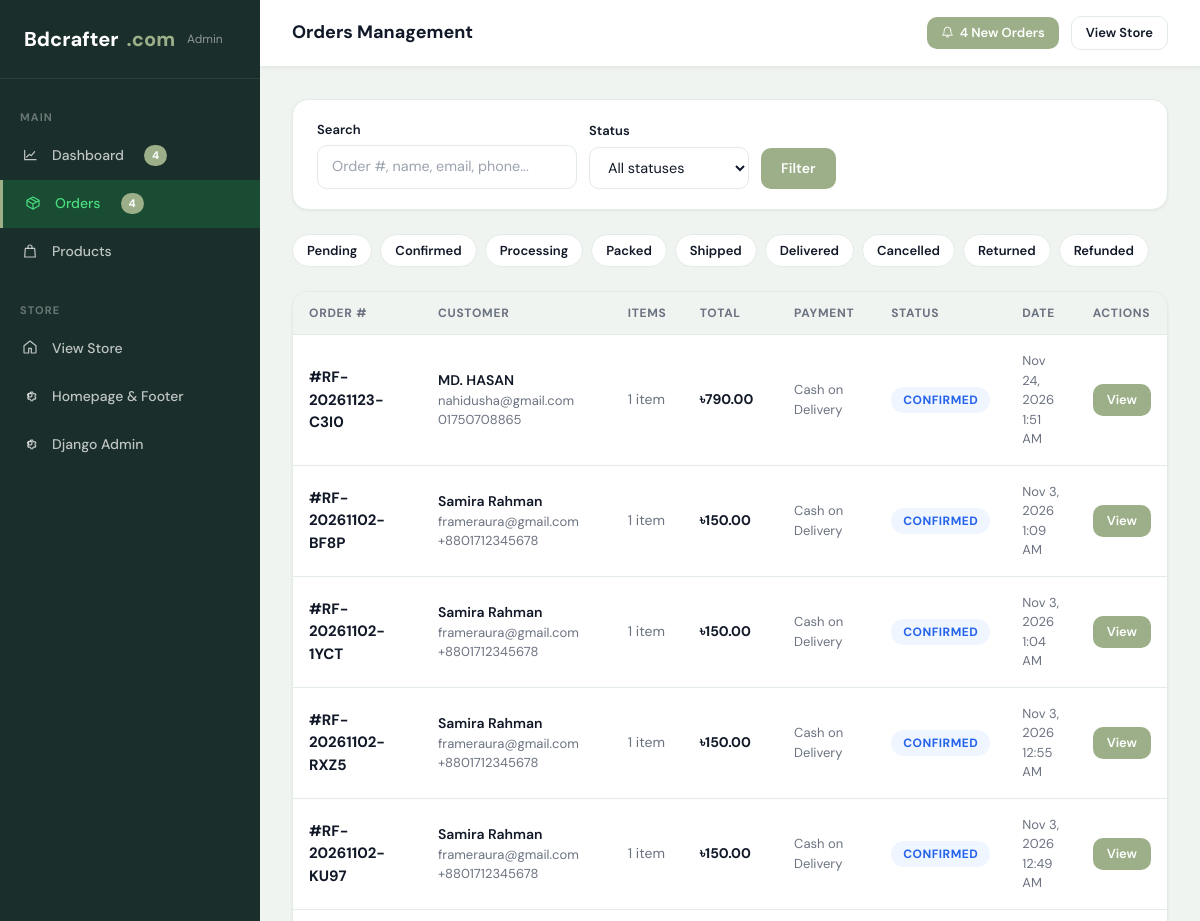
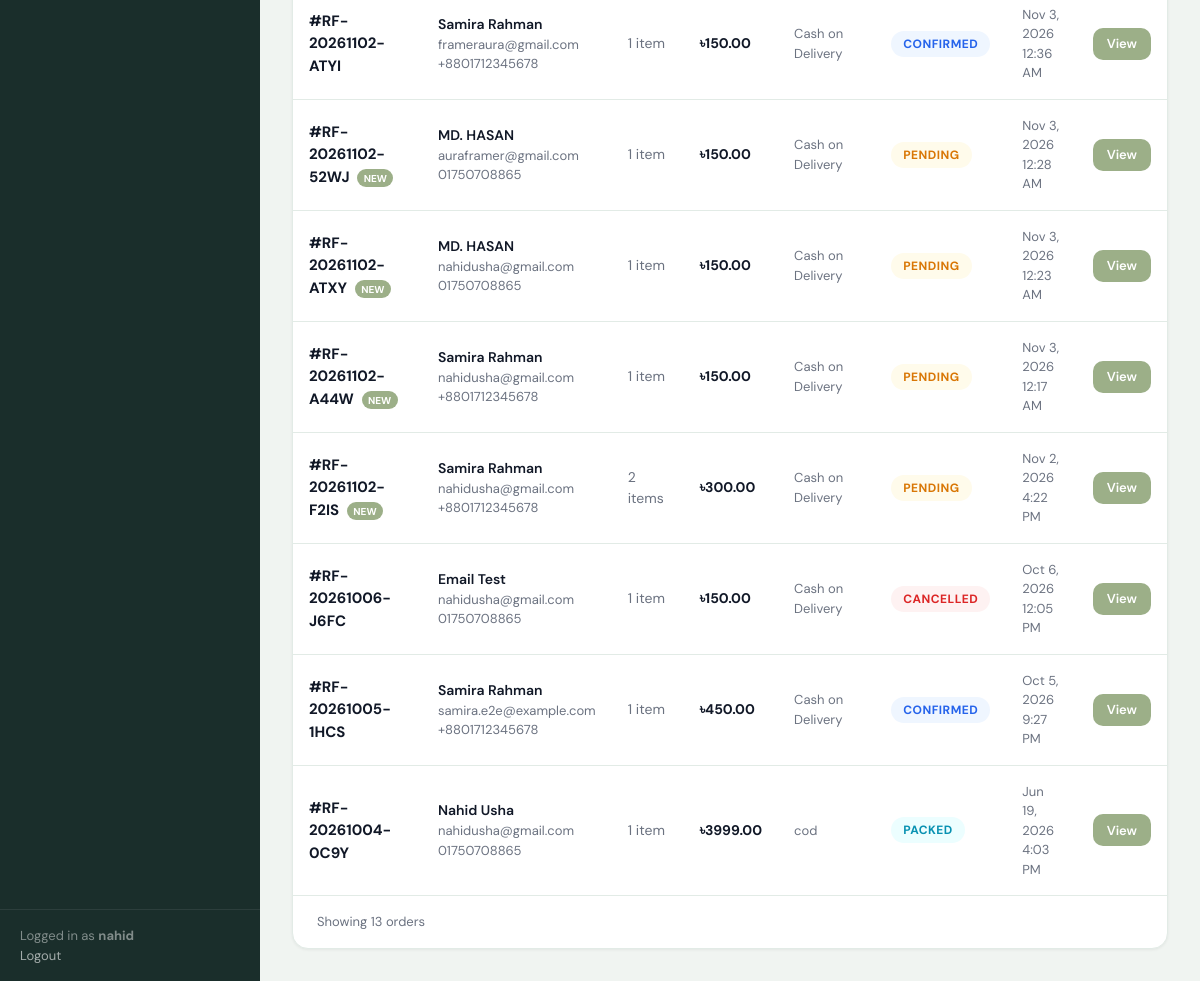
The app's page /store-admin/orders/ (signed in) with its own data (2 pictures, top to bottom).
### shop/models.py (models this page shows, shortened)
class Order(models.Model):
    CURRENCY_CHOICES = Product.CURRENCY_CHOICES
    STATUS_CHOICES = [
        ('pending', 'Pending'),
        ('confirmed', 'Confirmed'),
        ('processing', 'Processing'),
        ('packed', 'Packed'),
        ('shipped', 'Shipped'),
        ('delivered', 'Delivered'),
        ('cancelled', 'Cancelled'),
        ('returned', 'Returned'),
        ('refunded', 'Refunded'),
    ]
    user = models.ForeignKey(User, related_name='orders', on_delete=models.SET_NULL, null=True, blank=True)
    order_number = models.CharField(max_length=30, unique=True, blank=True)
    session_key = models.CharField(max_length=40, blank=True)
    first_name = models.CharField(max_length=120)
    last_name = models.CharField(max_length=120)
    email = models.EmailField()
    phone = models.CharField(max_length=40)
    shipping_address = models.CharField(max_length=255)
    shipping_city = models.CharField(max_length=100)
    shipping_state = models.CharField(max_length=100, blank=True)
    shipping_postal_code = models.CharField(max_length=40, blank=True)
    shipping_country = models.CharField(max_length=100, default='Bangladesh')
    billing_address = models.CharField(max_length=255, blank=True)
    billing_city = models.CharField(max_length=100, blank=True)
    billing_state = models.CharField(max_length=100, blank=True)
    billing_postal_code = models.CharField(max_length=40, blank=True)
    billing_country = models.CharField(max_length=100, blank=True)
    note = models.TextField(blank=True)
    coupon = models.ForeignKey(Coupon, null=True, blank=True, on_delete=models.SET_NULL)
    discount = models.DecimalField(max_digits=10, decimal_places=2, default=0)
    shipping_cost = models.DecimalField(max_digits=10, decimal_places=2, default=0)
    total = models.DecimalField(max_digits=12, decimal_places=2)
    currency = models.CharField(max_length=3, choices=CURRENCY_CHOICES, default='BDT')
    requires_quote = models.BooleanField(default=False)
    payment_method = models.CharField(max_length=50, default='Cash on Delivery')
    payment_status = models.CharField(max_length=60, default='Pending')
    status = models.CharField(max_length=30, choices=STATUS_CHOICES, default='pending')
    is_new = models.BooleanField(default=True)  # For admin "new order" indicator
    created_at = models.DateTimeField(auto_now_add=True)
    updated_at = models.DateTimeField(auto_now=True)
    class Meta:
        ordering = ['-created_at']
    @property
    def quote_only(self):
        return self.requires_quote and self.total == 0

### shop/admin_views.py (the view, shortened to what this page needs)
# urls.py: path('orders/', admin_views.admin_orders, name='orders'),
@staff_member_required(login_url='/accounts/login/')
def admin_orders(request):
    orders = Order.objects.select_related('user').order_by('-created_at')
    status_filter = request.GET.get('status', '').strip()
    search = request.GET.get('q', '').strip()
    if status_filter:
        orders = orders.filter(status=status_filter)
    new_count = Order.objects.filter(is_new=True).count()
    return render(request, 'admin_panel/orders.html', {
        'orders': orders,
        'status_filter': status_filter,
        'search': search,
        'new_count': new_count,
        'page': 'orders',
        'STATUS_CHOICES': Order.STATUS_CHOICES,
    })

### shop/context_processors.py (called while the page is built, shortened)
def get_store_categories():
    categories = {
        category.slug: category
        for category in Category.objects.filter(slug__in=STORE_CATEGORY_SLUGS)
    }
    return [
        categories[slug]
        for slug in STORE_CATEGORY_SLUGS
        if slug in categories
    ]

def cart_and_wishlist(request):
    cart_items = []
    cart_count = 0
    wishlist_count = 0
    wishlist_items = []
    if request.user.is_authenticated:
        session_key = request.session.session_key
        if session_key:
            session_cart = CartItem.objects.filter(session_id=session_key, user__isnull=True)
        cart_items = CartItem.objects.filter(user=request.user)
        cart_count = cart_items.aggregate(total=models.Sum('quantity'))['total'] or 0
        wishlist_items = WishlistItem.objects.filter(user=request.user)
        wishlist_count = wishlist_items.count()
    return {
        'cart_items_global': cart_items,
        'cart_count': cart_count,
        'wishlist_count': wishlist_count,
        'wishlist_items': wishlist_items,
    }

def get_storefront_content():
    content, created = StorefrontContent.objects.get_or_create(pk=1)
    return content

def store_settings(request):
    content = get_storefront_content()
    content = StorefrontContent.objects.prefetch_related(
        'header_links',
        'footer_links',
        'trust_features',
    ).get(pk=content.pk)
    return {
        'STORE_NAME': getattr(settings, 'STORE_NAME', 'Bdcrafter.com'),
        'STORE_PHONE': getattr(settings, 'STORE_PHONE', '+880 1234 567890'),
        'STORE_ADDRESS': getattr(settings, 'STORE_ADDRESS', 'Dhaka, Bangladesh'),
        'STORE_CATEGORIES': get_store_categories(),
        'site_content': content,
        'default_og_image': request.build_absolute_uri(content.hero_background_url),
    }

def _json_ld(data):
    serialized = json.dumps(data, ensure_ascii=False)
    serialized = (
        serialized
        .replace('&', '\\u0026')
        .replace('<', '\\u003c')
        .replace('>', '\\u003e')
        .replace('\u2028', '\\u2028')
        .replace('\u2029', '\\u2029')
    )
    return mark_safe(serialized)

### shop/templatetags/money.py (called while the page is built)
@register.filter
def currency_symbol(currency):
    return '$' if currency == 'USD' else '৳'

### shop/templates/admin_panel/orders.html (shortened to what this page needs)
{% extends 'admin_panel/base.html' %}
{% load money %}
{% block topbar_title %}Orders Management{% endblock %}
{% block content %}
<div class="card order-filters" style="padding:1.25rem 1.5rem;margin-bottom:1.5rem;">
    <form method="get" class="order-filter-form" style="display:flex;flex-wrap:wrap;gap:.75rem;align-items:flex-end;">
        <div>
            <label class="form-label">Search</label>
            <input type="text" name="q" value="{{ search }}" placeholder="Order #, name, email, phone..." class="form-control" style="width:260px;" aria-label="Search orders">
        </div>
        <div>
            <label class="form-label">Status</label>
            <select name="status" class="form-control" style="width:160px;" onchange="this.form.submit()">
                <option value="">All statuses</option>
            </select>
        </div>
        <button type="submit" class="btn btn-primary">Filter</button>
    </form>
</div>
<div style="display:flex;gap:.5rem;flex-wrap:wrap;margin-bottom:1.5rem;">
    {% for val, label in STATUS_CHOICES %}
    <a href="{% url 'admin_panel:orders' %}?status={{ val }}" style="
        padding:.375rem .875rem;border-radius:999px;font-size:.8125rem;font-weight:600;
        text-decoration:none;transition:all .15s;
        background:{% if status_filter == val %}var(--primary){% else %}var(--surface){% endif %};
        color:{% if status_filter == val %}#fff{% else %}var(--text){% endif %};
        border:1px solid {% if status_filter == val %}var(--primary){% else %}var(--border){% endif %};
    ">{{ label }}</a>
    {% endfor %}
</div>
<div class="card" style="overflow:hidden;">
    {% if orders %}
    <div style="overflow-x:auto;">
        <table class="admin-table">
            <thead>
                <tr>
                    <th>Order #</th>
                    <th>Customer</th>
                    <th>Items</th>
                    <th>Total</th>
                    <th>Payment</th>
                    <th>Status</th>
                    <th>Date</th>
                    <th>Actions</th>
                </tr>
            </thead>
            <tbody>
                {% for order in orders %}
                <tr>
                    <td>
                        <strong style="font-size:.9375rem;">#{{ order.order_number }}</strong>
                        {% if order.is_new %}<span class="status-new-indicator">NEW</span>{% endif %}
                    </td>
                    <td>
                        <div style="font-weight:600;">{{ order.first_name }} {{ order.last_name }}</div>
                        <div style="font-size:.8125rem;color:var(--muted);">{{ order.email }}</div>
                        <div style="font-size:.8125rem;color:var(--muted);">{{ order.phone }}</div>
                    </td>
                    <td style="color:var(--muted);">{{ order.items.count }} item{{ order.items.count|pluralize }}</td>
                    <td><strong>{% if order.quote_only %}Quote pending{% else %}{{ order.currency|currency_symbol }}{{ order.total }}{% if order.requires_quote %} + quote pending{% endif %}{% endif %}</strong></td>
                    <td style="font-size:.8125rem;color:var(--muted);">{{ order.payment_method }}</td>
                    <td><span class="status-badge status-{{ order.status }}">{{ order.status|capfirst }}</span></td>
                    <td style="font-size:.8125rem;color:var(--muted);">{{ order.created_at|date:"M j, Y" }}<br>{{ order.created_at|time:"g:i A" }}</td>
                    <td>
                        <a href="{% url 'admin_panel:order_detail' order.id %}" class="btn btn-primary btn-sm">View</a>
                    </td>
                </tr>
                {% endfor %}
            </tbody>
        </table>
    </div>
    <div style="padding:1rem 1.5rem;color:var(--muted);font-size:.8125rem;border-top:1px solid var(--border);">
        Showing {{ orders|length }} order{{ orders|length|pluralize }}
    </div>
    {% else %}
    <div style="padding:3rem;text-align:center;color:var(--muted);">
        <div style="font-size:3rem;margin-bottom:1rem;">{% include 'shop/includes/icon.html' with icon='package' %}</div>
        <p style="margin:0;">No orders found{% if status_filter or search %} matching your filters{% endif %}.</p>
    </div>
    {% endif %}
</div>
{% endblock %}

### shop/templates/admin_panel/base.html (shortened to what this page needs)
{% load static %}
<!DOCTYPE html>
<html lang="en">
<head>
    <script src="https://cdn.tailwindcss.com"></script>
</head>
<body>
<aside class="admin-sidebar" id="adminSidebar">
    <div class="sidebar-logo">
        <a href="{% url 'admin_panel:dashboard' %}">
            Bdcrafter<span class="dot">.com</span>
            <span style="font-size:.75rem;opacity:.5;font-weight:400;margin-left:.25rem;">Admin</span>
        </a>
    </div>
    <nav class="sidebar-nav">
        <div class="sidebar-section">Main</div>
        <a href="{% url 'admin_panel:dashboard' %}" class="sidebar-link {% if page == 'dashboard' %}active{% endif %}">
            <span class="sidebar-icon">{% include 'shop/includes/icon.html' with icon='chart' %}</span> Dashboard
            {% if new_count > 0 %}
                <span class="sidebar-badge">{{ new_count }}</span>
            {% endif %}
        </a>
        <a href="{% url 'admin_panel:orders' %}" class="sidebar-link {% if page == 'orders' %}active{% endif %}">
            <span class="sidebar-icon">{% include 'shop/includes/icon.html' with icon='package' %}</span> Orders
            {% if new_count > 0 %}
                <span class="sidebar-badge">{{ new_count }}</span>
            {% endif %}
        </a>
        <a href="{% url 'admin_panel:products' %}" class="sidebar-link {% if page == 'products' %}active{% endif %}">
            <span class="sidebar-icon">{% include 'shop/includes/icon.html' with icon='bag' %}</span> Products
        </a>
        <div class="sidebar-section" style="margin-top:.75rem;">Store</div>
        <a href="{% url 'shop:home' %}" target="_blank" class="sidebar-link">
            <span class="sidebar-icon">{% include 'shop/includes/icon.html' with icon='home' %}</span> View Store
        </a>
        <a href="{% url 'admin_panel:storefront_content' %}" class="sidebar-link {% if page == 'storefront' %}active{% endif %}">
            <span class="sidebar-icon">{% include 'shop/includes/icon.html' with icon='settings' %}</span> Homepage &amp; Footer
        </a>
        <a href="/admin/" class="sidebar-link">
            <span class="sidebar-icon">{% include 'shop/includes/icon.html' with icon='settings' %}</span> Django Admin
        </a>
    </nav>
    <div class="sidebar-footer">
        Logged in as <strong>{{ request.user.username }}</strong><br>
        <a href="{% url 'logout' %}">Logout</a>
    </div>
</aside>
<div class="admin-main">
    <header class="admin-topbar">
        <div style="display:flex;align-items:center;gap:1rem;">
            <span class="topbar-title">{% block topbar_title %}Admin{% endblock %}</span>
        </div>
        <div class="topbar-actions">
            {% if new_count > 0 %}
            <a href="{% url 'admin_panel:orders' %}" class="btn btn-primary btn-sm">
                {% include 'shop/includes/icon.html' with icon='bell' %} {{ new_count }} New Order{{ new_count|pluralize }}
            </a>
            {% endif %}
            <a href="{% url 'shop:home' %}" target="_blank" class="btn btn-ghost btn-sm">View Store</a>
        </div>
    </header>
    <div class="admin-content">
        {% block content %}{% endblock %}
    </div>
</div>
</body>
</html>

### records on screen
Order: order_number "RF-20261123-C3I0", first_name "MD.", last_name "HASAN", email "nahidusha@gmail.com", phone "01750708865", items.count "1", currency "৳", total "790.00", payment_method "Cash on Delivery", status "CONFIRMED", created_at "Nov 24, 2026", created_at "1:51 AM"
Order: order_number "RF-20261102-BF8P", first_name "Samira", last_name "Rahman", email "frameraura@gmail.com", phone "+8801712345678", items.count "1", currency "৳", total "150.00", payment_method "Cash on Delivery", status "CONFIRMED", created_at "Nov 3, 2026", created_at "1:09 AM"
Order: order_number "RF-20261102-1YCT", first_name "Samira", last_name "Rahman", email "frameraura@gmail.com", phone "+8801712345678", items.count "1", currency "৳", total "150.00", payment_method "Cash on Delivery", status "CONFIRMED", created_at "Nov 3, 2026", created_at "1:04 AM"
Order: order_number "RF-20261102-RXZ5", first_name "Samira", last_name "Rahman", email "frameraura@gmail.com", phone "+8801712345678", items.count "1", currency "৳", total "150.00", payment_method "Cash on Delivery", status "CONFIRMED", created_at "Nov 3, 2026", created_at "12:55 AM"
Order: order_number "RF-20261102-KU97", first_name "Samira", last_name "Rahman", email "frameraura@gmail.com", phone "+8801712345678", items.count "1", currency "৳", total "150.00", payment_method "Cash on Delivery", status "CONFIRMED", created_at "Nov 3, 2026", created_at "12:49 AM"
Order: order_number "RF-20261102-ATYI", first_name "Samira", last_name "Rahman", email "frameraura@gmail.com", phone "+8801712345678", items.count "1", currency "৳", total "150.00", payment_method "Cash on Delivery", status "CONFIRMED", created_at "Nov 3, 2026", created_at "12:36 AM"
Order: order_number "RF-20261102-52WJ", is_new "NEW", first_name "MD.", last_name "HASAN", email "auraframer@gmail.com", phone "01750708865", items.count "1", currency "৳", total "150.00", payment_method "Cash on Delivery", status "PENDING", created_at "Nov 3, 2026", created_at "12:28 AM"
Order: order_number "RF-20261102-ATXY", is_new "NEW", first_name "MD.", last_name "HASAN", email "nahidusha@gmail.com", phone "01750708865", items.count "1", currency "৳", total "150.00", payment_method "Cash on Delivery", status "PENDING", created_at "Nov 3, 2026", created_at "12:23 AM"
Order: order_number "RF-20261102-A44W", is_new "NEW", first_name "Samira", last_name "Rahman", email "nahidusha@gmail.com", phone "+8801712345678", items.count "1", currency "৳", total "150.00", payment_method "Cash on Delivery", status "PENDING", created_at "Nov 3, 2026", created_at "12:17 AM"
Order: order_number "RF-20261102-F2IS", is_new "NEW", first_name "Samira", last_name "Rahman", email "nahidusha@gmail.com", phone "+8801712345678", items.count "2", currency "৳", total "300.00", payment_method "Cash on Delivery", status "PENDING", created_at "Nov 2, 2026", created_at "4:22 PM"
Order: order_number "RF-20261006-J6FC", first_name "Email", last_name "Test", email "nahidusha@gmail.com", phone "01750708865", items.count "1", currency "৳", total "150.00", payment_method "Cash on Delivery", status "CANCELLED", created_at "Oct 6, 2026", created_at "12:05 PM"
Order: order_number "RF-20261005-1HCS", first_name "Samira", last_name "Rahman", email "samira.e2e@example.com", phone "+8801712345678", items.count "1", currency "৳", total "450.00", payment_method "Cash on Delivery", status "CONFIRMED", created_at "Oct 5, 2026", created_at "9:27 PM"
Order: order_number "RF-20261004-0C9Y", first_name "Nahid", last_name "Usha", email "nahidusha@gmail.com", phone "01750708865", items.count "1", currency "৳", total "3999.00", payment_method "cod", status "PACKED", created_at "Jun 19, 2026", created_at "4:03 PM"

### other values on screen
{{ new_count }} "4"
{{ request.user.username }} "nahid"
{{ label }} "Pending" "Confirmed" "Processing" "Packed" "Shipped" "Delivered" "Cancelled" "Returned" "Refunded"
{{ orders|length }} "13"
